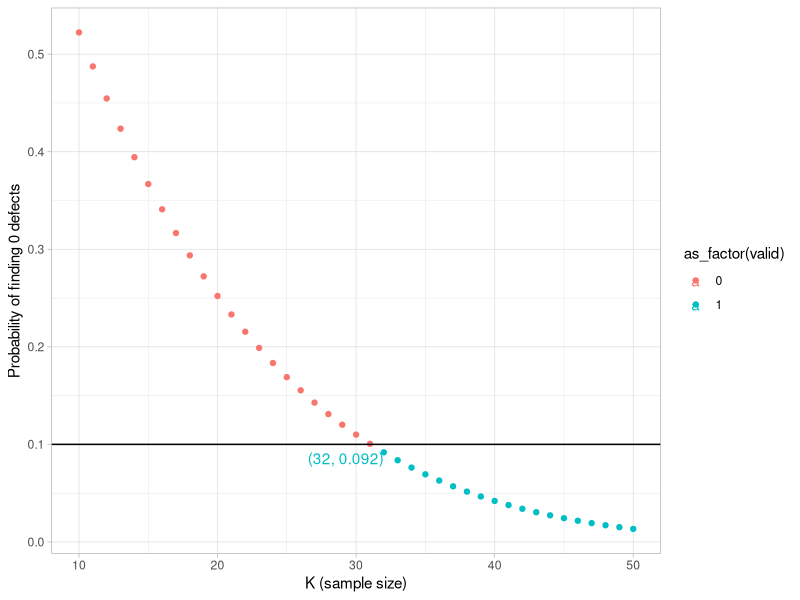

Write R code to recreate this figure.
## ---- chunk 1
knitr::opts_chunk$set(echo = TRUE)
## ---- chunk 2
K <- 10:50  # We will consider the range 10-50 parts
prob <- dhyper(x = 0, m = 6, n = 94, k = K)  # calculate the probability of zero defects for each number in K
valid <- (prob < 0.1) # create a logical vector based on the given condition

A <- as.data.frame( cbind(K, prob, valid) ) # create a data-frame by binding the vectors K, prob, and valid
A
## ---- chunk 3
library(tidyverse)

A %>%
  filter(valid == 1) %>%
  filter(row_number() == 1)
## ---- chunk 4
theme_set(theme_light())

ggplot(A, aes(K, prob, color = as_factor(valid) ) ) +
  geom_point() +
  geom_hline(aes(yintercept = 0.1)) +
  geom_text( aes(label = ifelse(
      K == 32,
      paste0( "(", K, ",", " ", round(prob, 3), ")" ),
      ""
  ), hjust=1, vjust=1)) +    
  labs(
    x = "K (sample size)",
    y = "Probability of finding 0 defects"
  )
## ---- chunk 5
K <- 10:90  # We consider the range of values from 10 to 90
prob <- phyper(q = 1, m = 6, n = 94, k = K)  # calculate the probability that X is 0 or 1 for all values of K
valid <- (prob < 0.1)  # create a logical vector based on the given condition

B <- as.data.frame(cbind(K, prob, valid)) # create a data frame by combining the vectors K, prob, and valid
## ---- chunk 6
head(B)
## ---- chunk 7
tail(B)
## ---- chunk 8
B %>% 
  filter(valid == 1) %>% 
  filter(row_number() == 1)
## ---- chunk 9
lambda <- 1:10  # we'll consider the numbers from 1 to 10
x <- (1 + lambda)*exp(-lambda) # compute the expression in the inequality above
valid <- (x < 0.01)  # identify which ones are less than or equal to 1

cbind(lambda, x, valid)
## ---- chunk 10
prob <- ppois(q = 1, lambda = lambda, lower.tail = FALSE)  # we set lower.tail = FALSE because we want to calculate P(X >= 1)
valid <- (prob > 0.99)
cbind(lambda, prob, valid)
